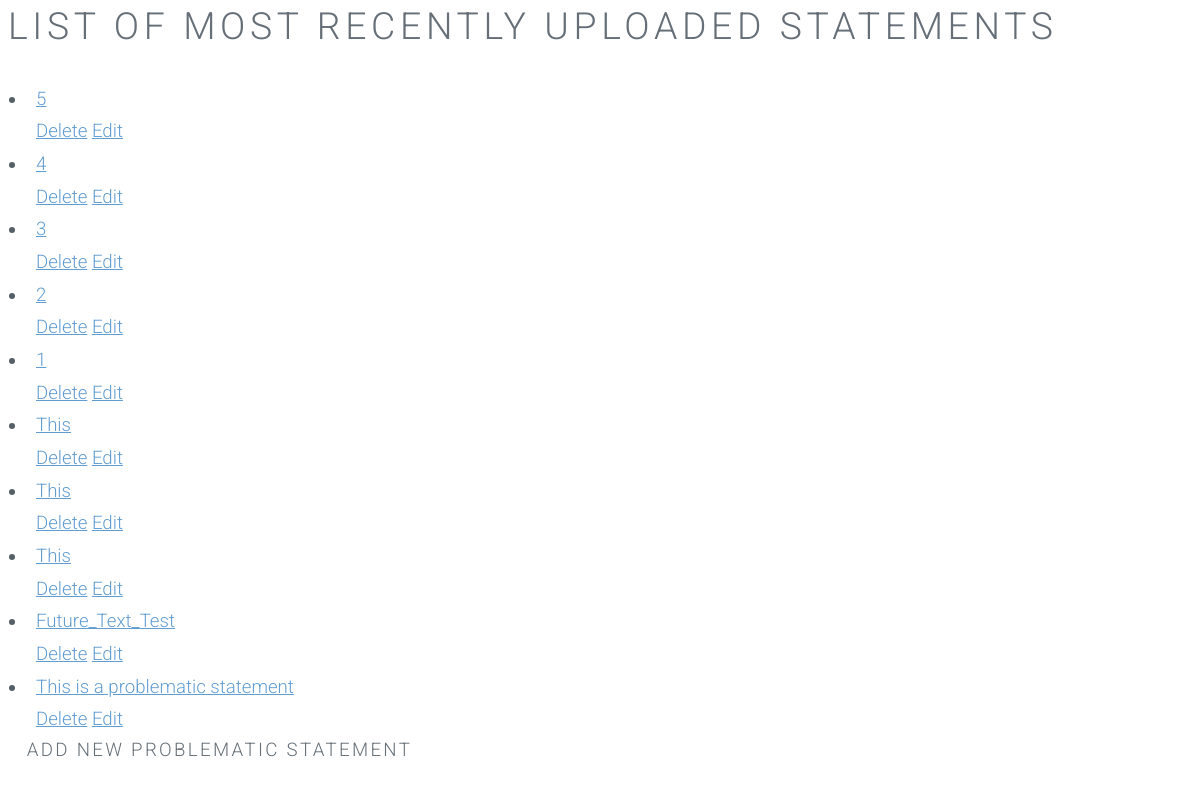
Before: /polls/ with the older database file.
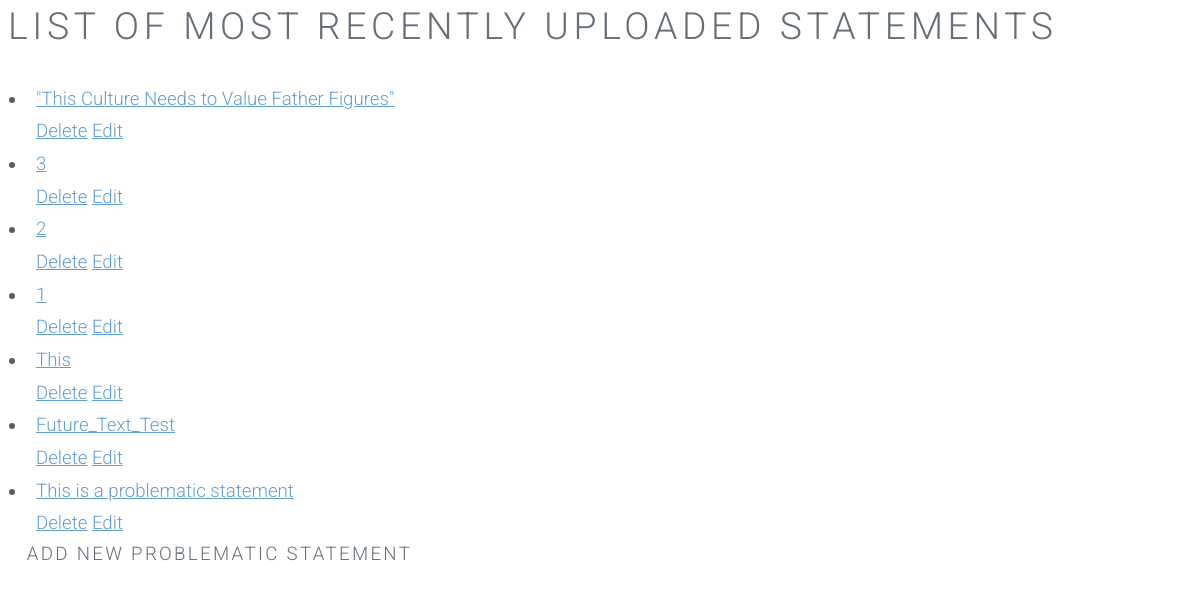
After: the same page with the newer database file.
### polls/models.py (models this page shows, shortened)
class Comment(models.Model):
    comment_text = models.CharField(max_length=200)
    pub_date = models.DateTimeField(auto_now_add=True)

### polls/views.py (the view)
class IndexView(generic.ListView):
    template_name = 'polls/index.html'
    context_object_name = 'latest_comment_list'
    def get_queryset(self):
        return Comment.objects.order_by('-pub_date')[:10]

### polls/templates/polls/index.html
{% load static %}
<link rel="stylesheet" type="text/css" href="{% static 'polls/style.css' %}" />
{% if latest_comment_list %}
<h1>List of Most Recently Uploaded Statements</h1>
    <ul>
    {% for comment in latest_comment_list %}
        <li><a href="{% url 'polls:detail' comment.id %}">{{ comment.comment_text }} </a> <br>
        	<a href="{% url 'polls:comment-delete' comment.id%}"> Delete</a>
        	<a href="{% url 'polls:comment-update' comment.id%}"> Edit</a>
        </li>
    {% endfor %}
<h4><a href="{% url 'polls:comment-new' %}"</a>Add new Problematic Statement</h4>
    </ul>
{% else %}
    <p>No polls are available.</p>
{% endif %}

Changed rows visible on the page:
removed Comment: comment_text "5"
removed Comment: comment_text "This"
removed Comment: comment_text "This"
changed Comment: comment_text "4" → "\"This Culture Needs to Value Father Figures\""
